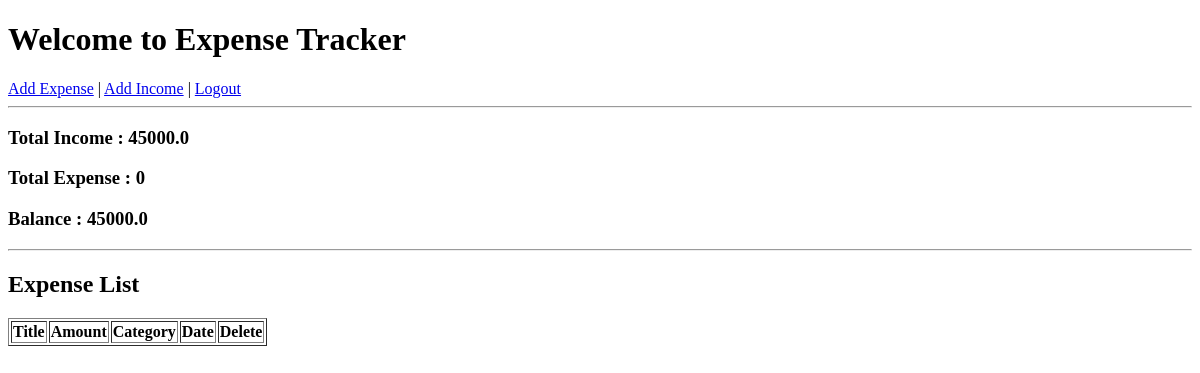
/home (signed in), run on an earlier commit of the app's database.
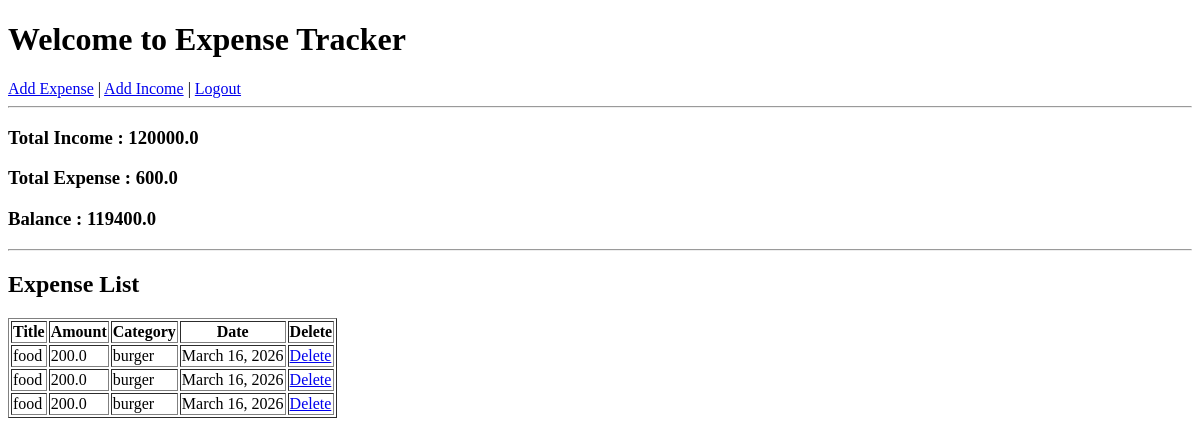
And on a later commit of the database.
### petapp/models.py (models this page shows, shortened)
class Expense(models.Model):
    user = models.ForeignKey(User,on_delete=models.CASCADE, null=True, blank=True)
    title = models.CharField(max_length=200)
    amount = models.FloatField()
    category = models.CharField(max_length=50)
    date = models.DateField(auto_now_add=True)

### petapp/views.py (the view)
# urls.py: 2. Add a URL to urlpatterns:  path('', views.home, name='home')
@login_required
def home(request):
    expenses = Expense.objects.filter(user=request.user)
    income = Income.objects.filter(user=request.user)
    total_expense = expenses.aggregate(Sum('amount'))['amount__sum'] or 0
    total_income = income.aggregate(Sum('amount'))['amount__sum'] or 0
    balance = total_income - total_expense
    context={
        'expenses': expenses,
        'income': income,
        'total_expense': total_expense,
        'total_income': total_income,
        'balance': balance
    }
    return render(request, 'home.html', context)

### petapp/templates/home.html (shortened to what this page needs)
<!DOCTYPE html>
<html>
<head>
</head>
<body>
<h1>Welcome to Expense Tracker</h1>
<a href="{% url "expense" %}">Add Expense</a> |
<a href="{% url "income" %}">Add Income</a> |
<a href="{% url "logout" %}">Logout</a>
<hr>
<h3>Total Income : {{total_income}}</h3>
<h3>Total Expense : {{total_expense}}</h3>
<h3>Balance : {{balance}}</h3>
<hr>
<h2>Expense List</h2>
<table border="1">
<tr>
<th>Title</th>
<th>Amount</th>
<th>Category</th>
<th>Date</th>
<th>Delete</th>
</tr>
{% for expense in expenses %}
<tr>
<td>{{expense.title}}</td>
<td>{{expense.amount}}</td>
<td>{{expense.category}}</td>
<td>{{expense.date}}</td>
<td>
<a href="{% url "deleteExpense" expense.id %}">Delete</a>
</td>
</tr>
{% endfor %}
</table>
</body>
</html>

What changed in the data, as far as the page shows it:
added Expense: title "food", amount "200.0", category "burger", date "March 16, 2026"
added Expense: title "food", amount "200.0", category "burger", date "March 16, 2026"
added Expense: title "food", amount "200.0", category "burger", date "March 16, 2026"
Also different on the page:
{{ total_income }}: "45000.0" → "120000.0"
{{ total_expense }}: "0" → "600.0"
{{ balance }}: "45000.0" → "119400.0"
